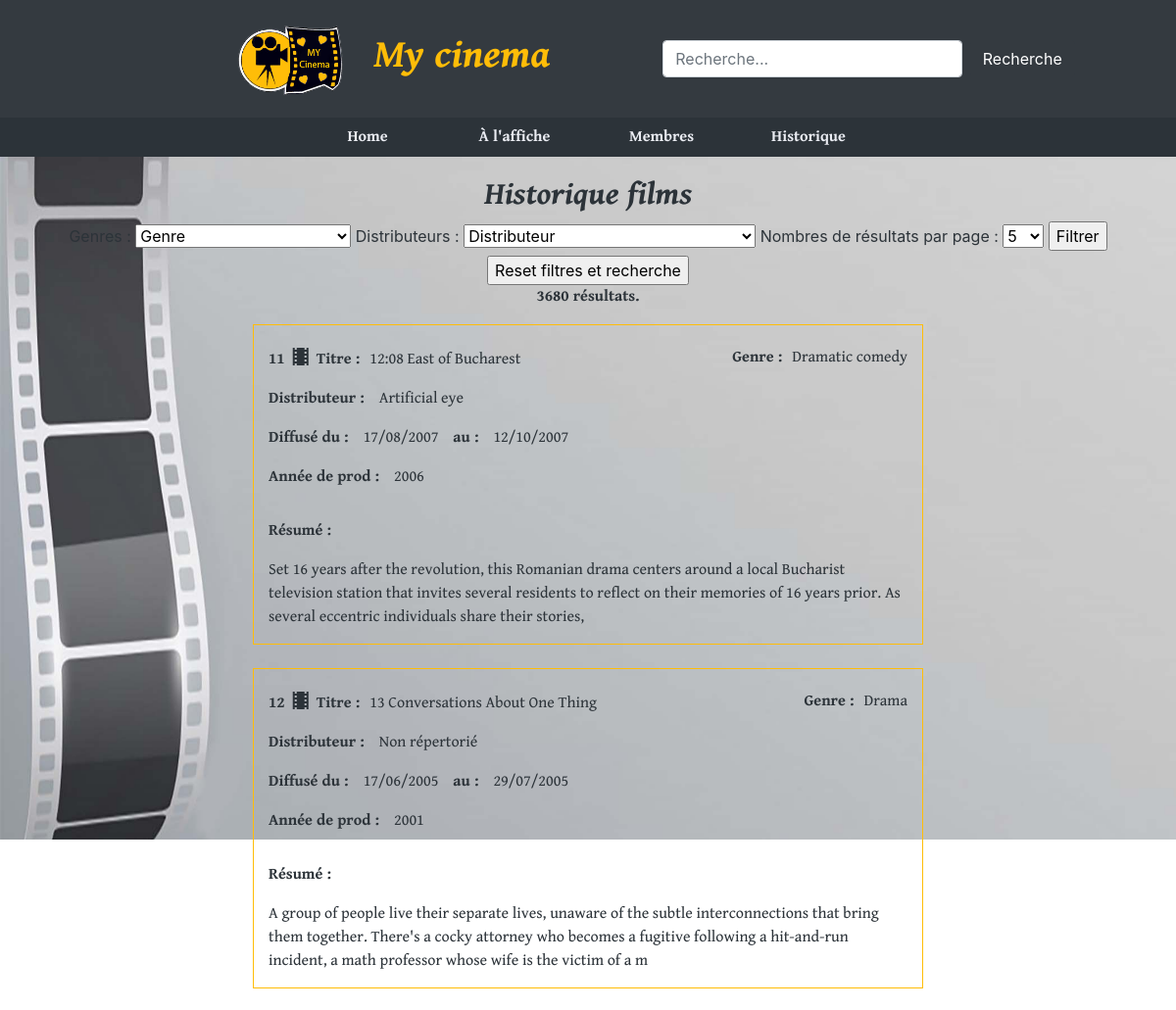
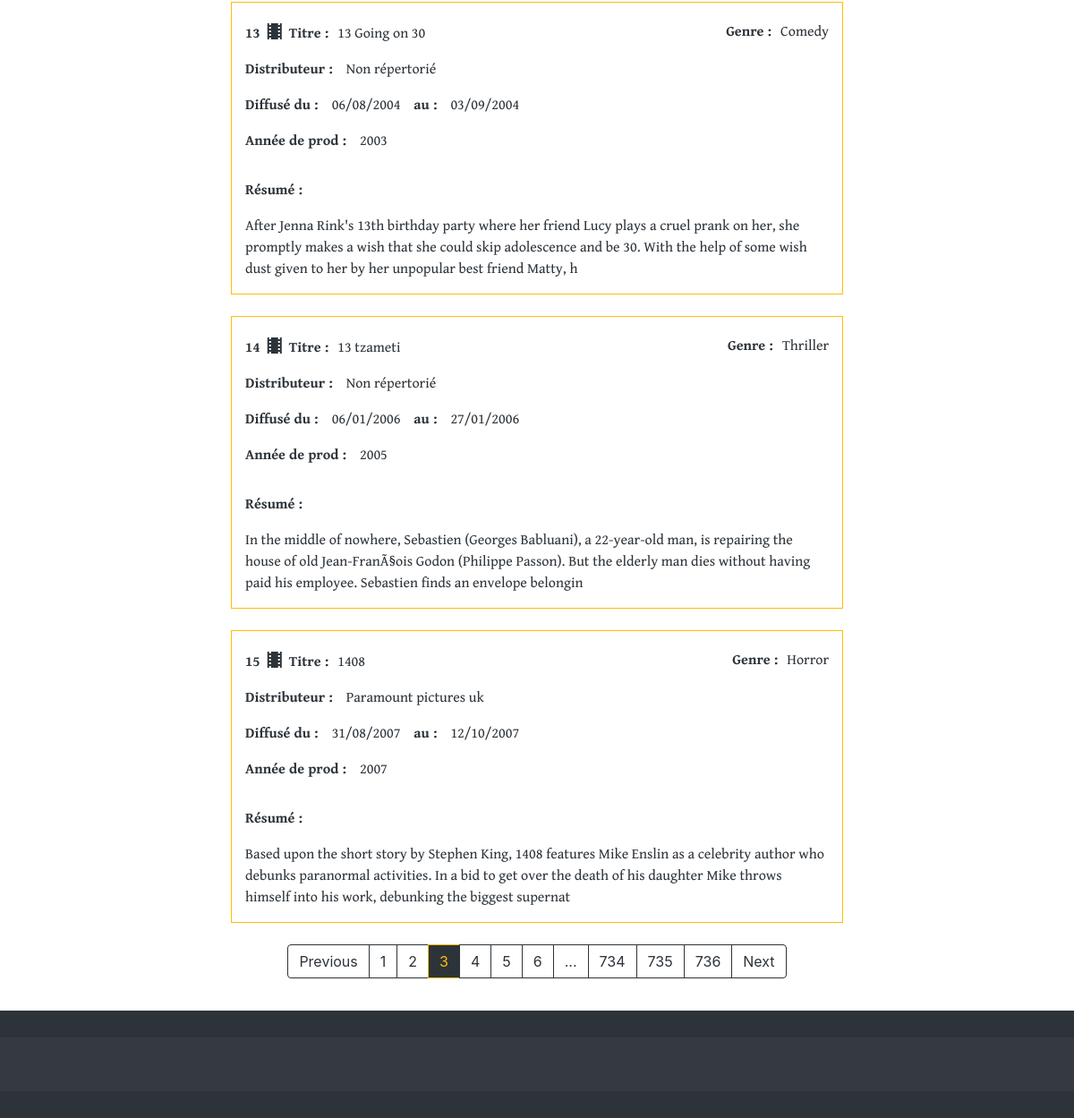
Screenshot of /historique_film.php?page=3&limit_page=5 with the database file from the repository (2 pictures, top to bottom).
### tables this page shows
CREATE TABLE `film` (
  `id_film` int(11) NOT NULL,
  `id_genre` tinyint(4) DEFAULT NULL,
  `id_distrib` int(11) DEFAULT NULL,
  `titre` varchar(255) NOT NULL,
  `resum` varchar(255) NOT NULL,
  `date_debut_affiche` date NOT NULL,
  `date_fin_affiche` date NOT NULL,
  `duree_min` int(11) NOT NULL,
  `annee_prod` int(11) DEFAULT NULL
);

CREATE TABLE `genre` (
  `id_genre` tinyint(4) NOT NULL,
  `nom` varchar(255) NOT NULL
);

CREATE TABLE `distrib` (
  `id_distrib` int(11) NOT NULL,
  `nom` varchar(255) NOT NULL,
  `telephone` varchar(255) NOT NULL,
  `adresse` varchar(255) NOT NULL,
  `cpostal` varchar(255) NOT NULL,
  `ville` varchar(255) NOT NULL,
  `pays` varchar(255) NOT NULL
);

### includes/functions_query.php (called while the page is built, shortened)
<?php
function create_query_historique($bdd)
{
    $query = ' SELECT film.titre, film.resum, film.date_debut_affiche,
    film.date_fin_affiche, film.annee_prod, film.id_film,
    genre.nom, distrib.nom FROM film
    LEFT JOIN distrib ON film.id_distrib = distrib.id_distrib
    LEFT JOIN genre ON film.id_genre = genre.id_genre';
    $query .= ' ORDER BY film.titre;';
    return $bdd->query($query);
}

### includes/functions.php (called while the page is built, shortened)
<?php
if (isset($_GET['limit_page']))
{
    $limit = $_GET['limit_page'];
}
else
{
    $limit = 5;
}

### historique_film.php (the view, shortened to what this page needs)
<?php
include 'includes/menu.php';
?>
<div class="div_body">
    <div class="container">
        <h2 class="row justify-content-center titre_2">Historique films</h2>
        <div class="row justify-content-center">
            <div class="filters row">
                <form action="" method="get">
                    <label for="genre">Genres :</label>
                    <select name="genre">
                        <?php
                        echo "<option value=\"\">Genre</option>";
                        ?>
                    </select>
                    <label for="distrib">Distributeurs :</label>
                    <select name="distrib">
                        <?php
                        echo "<option value=\"\">Distributeur</option>";
                        ?>
                    </select>
                    <label for="limit_page">Nombres de résultats par page :</label>
                    <select name="limit_page">
                        <option value="5">5</option>
                    </select>
                    <input type="submit" value="Filtrer">
                </div>
                <form class="input_reset" action="" method="get">
                    <input type="submit" value ="Reset filtres et recherche">
                </form>
            <div class="all_donnees">
                <?php
                    include 'includes/donnees_work_historique.php';
                ?>
            </div>
        </div>
        <nav aria-label="Pagination">
        <ul class="pagination justify-content-center">
            <?php
                include 'includes/pagination.php';
            ?>
        </ul>
        </nav>
    </div>
</div>
<?php
include 'includes/footer.php';
?>

### includes/donnees_work_historique.php (shortened to what this page needs)
<?php
$i = 0;
$result = create_query_historique($bdd);
echo "<div class=\"row justify-content-center\"><p class=\"bold\">" . $result->rowcount() . " résultats.</p></div>";
if ($result != null)
{
    $new_limit = $_GET['page']*$limit;
    while (($donnees = $result->fetch()) && $i < $new_limit)
    {
        $i++;
        if ($i > $new_limit-$limit)
        {
            if ($donnees['nom'] === null)
            {
                $donnees['nom'] = "Non répertorié";
            }
            if ($page_actual != "ajout_historique_membre.php")
            {
                echo "<div class=\"affichage\"><div class=\"row align_left\"><p class=\"bold\">".$i."
                <i class=\"material-icons\">&#xe54d;</i> Titre : </p>
                <p class=\"align_p\"> " . $donnees['titre'] . " </p></div>
                <div class=\"row align_right\"><p class=\"bold align_p\">  Genre : </p>
                <p class=\"align_p\">" . ucfirst($donnees[6]) . "</p></div>
                <div class=\"row align_left\"><p class=\"bold\">  Distributeur : </p>
                <p class=\"align_left\">" . ucfirst($donnees['nom']) . "</p></div>
                <div class=\"row align_left\"><p class=\"bold\">  Diffusé du : </p>
                <p class=\"align_left\">" . date("d/m/Y", strtotime($donnees['date_debut_affiche'])) . "</p>
                <p class=\"bold align_left\">  au : </p>
                <p class=\"align_left\">" . date("d/m/Y", strtotime($donnees['date_fin_affiche'])) . "</p></div>
                <div class=\"row align_left\"><p class=\"bold\"> Année de prod : </p>
                <p class=\"align_left\">" . $donnees['annee_prod'] . "</p></div>
                <div class=\"resum\"><p class=\"bold\">Résumé : </p>" . $donnees['resum'] . "</div>
                </div><br />";
            }
        }
    }
}
else
{
    echo "<div class=\"no_result\">Aucun résultat trouvé...</div>";
    $pages = 1;
}

### style.css (style rules this page uses)
.titre_2 { font-family: 'GenBkBasBI.ttf'; color: #2C3339; }
.div_body { padding-top: 20px; padding-bottom: 20px; background-image: url('images/fond_center3.jpg'); background-attachment: fixed; background-repeat: no-repeat; background-size: 100%; color: #2C3339; width: 100%; min-height: 700px; }
.all_donnees { width: 60%; }
.affichage { font-family: 'GenBkBasR.ttf'; border: 1px solid #ffbd08; padding-top: 15px; }
.resum { padding: 15px; }
.bold { font-family: 'GenBkBasB.ttf'; }
.align_p { margin-left: 10px; margin-top: 8px; }
.align_left { margin-left: 15px; }
.align_right { float: right; position: relative; right: 30px; bottom: 50px; max-width: 200px; }
.material-icons { position: relative; top: 5px; }
.pagination { margin-bottom: 0; }

### rows the page displays
film: titre "12:08 East of Bucharest", id_genre.nom "Dramatic comedy", id_distrib.nom "Artificial eye", date_debut_affiche "17/08/2007", date_fin_affiche "12/10/2007", annee_prod "2006", resum "Set 16 years after the revolution, this Romanian drama centers around a local Bucharist television station that invites several residents to reflect on their memories of 16 years prior. As several eccentric individuals share their stories,"
film: titre "13 Conversations About One Thing", id_genre.nom "Drama", nom "Non répertorié", date_debut_affiche "17/06/2005", date_fin_affiche "29/07/2005", annee_prod "2001", resum "A group of people live their separate lives, unaware of the subtle interconnections that bring them together. There's a cocky attorney who becomes a fugitive following a hit-and-run incident, a math professor whose wife is the victim of a m"
film: titre "13 Going on 30", id_genre.nom "Comedy", nom "Non répertorié", date_debut_affiche "06/08/2004", date_fin_affiche "03/09/2004", annee_prod "2003", resum "After Jenna Rink's 13th birthday party where her friend Lucy plays a cruel prank on her, she promptly makes a wish that she could skip adolescence and be 30. With the help of some wish dust given to her by her unpopular best friend Matty, h"
film: titre "13 tzameti", id_genre.nom "Thriller", nom "Non répertorié", date_debut_affiche "06/01/2006", date_fin_affiche "27/01/2006", annee_prod "2005", resum "In the middle of nowhere, Sebastien (Georges Babluani), a 22-year-old man, is repairing the house of old Jean-FranÃ§ois Godon (Philippe Passon). But the elderly man dies without having paid his employee. Sebastien finds an envelope belongin"
film: titre "1408", id_genre.nom "Horror", id_distrib.nom "Paramount pictures uk", date_debut_affiche "31/08/2007", date_fin_affiche "12/10/2007", annee_prod "2007", resum "Based upon the short story by Stephen King, 1408 features Mike Enslin as a celebrity author who debunks paranormal activities. In a bid to get over the death of his daughter Mike throws himself into his work, debunking the biggest supernat"

### other values shown
$result->rowcount() "3680"
